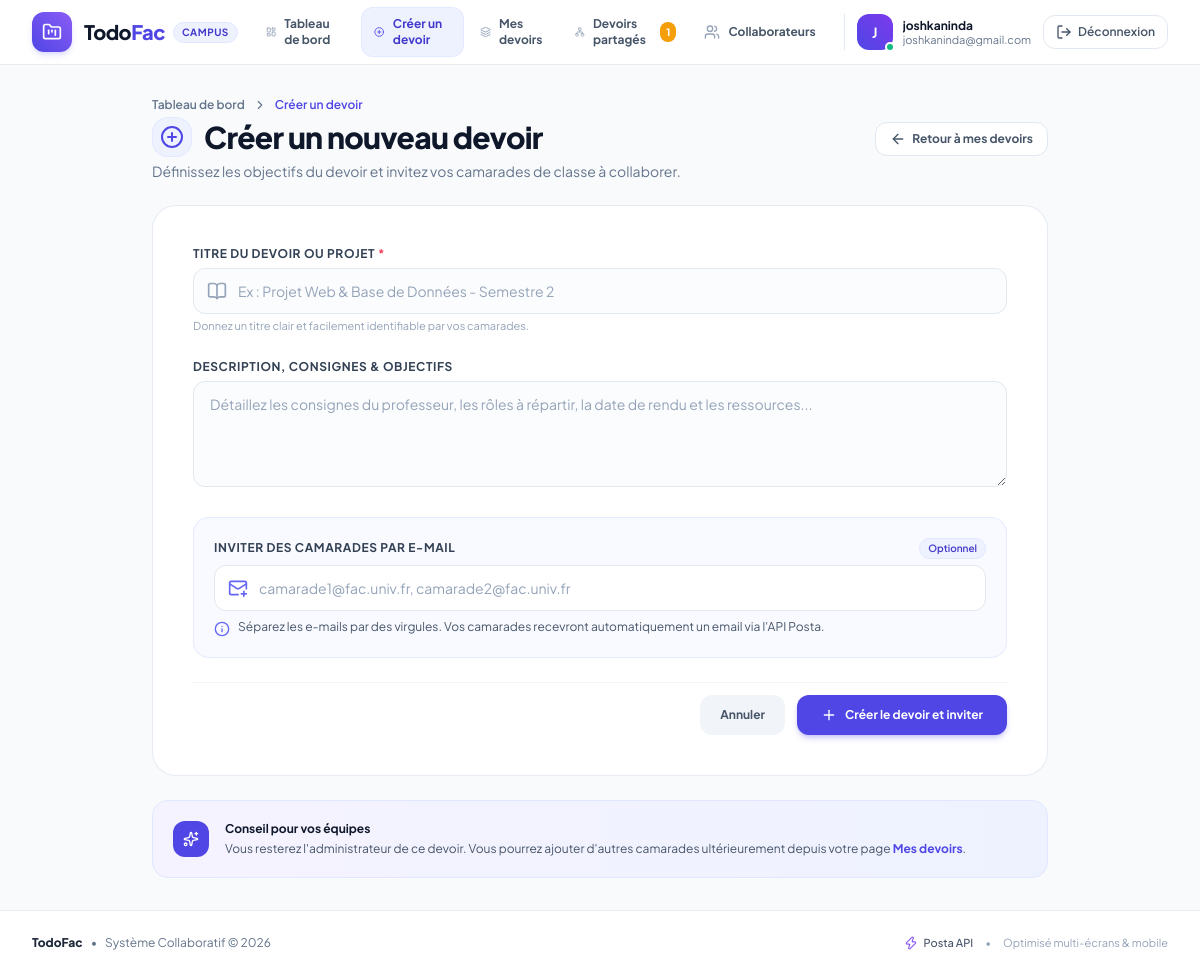
The app's page /creer-devoir (signed in) with its own data.
### app.py (models this page shows, shortened)
class User(UserMixin, db.Model):
    __tablename__ = "user"
    id = db.Column(db.Integer, primary_key=True)
    nom = db.Column(db.String(100), nullable=False)
    email = db.Column(db.String(120), unique=True, nullable=False, index=True)
    password_hash = db.Column(db.String(255), nullable=True)
    date_creation = db.Column(db.DateTime, default=lambda: datetime.now(timezone.utc))
    projets_administres = db.relationship(
        "Projet", backref="admin", lazy=True, cascade="all, delete-orphan"
    )
    participations = db.relationship(
        "Invitation", backref="user", lazy=True, cascade="all, delete-orphan"
    )

### app.py (the view, shortened to what this page needs)
@app.route("/creer-devoir", methods=["GET", "POST"])
@login_required
def creer_devoir():
    return render_template("creer_devoir.html")

### templates/creer_devoir.html (shortened to what this page needs)
{% extends "base.html" %}
{% block content %}
<div class="max-w-4xl mx-auto space-y-5 sm:space-y-6">
    <div class="flex flex-col sm:flex-row sm:items-center sm:justify-between gap-3 sm:gap-4">
        <div>
            <div class="flex items-center gap-2 text-xs font-semibold text-slate-500 mb-1">
                <a href="{{ url_for('index') }}" class="hover:text-indigo-600 transition">Tableau de bord</a>
                <i data-lucide="chevron-right" class="w-3.5 h-3.5"></i>
                <span class="text-indigo-600">Créer un devoir</span>
            </div>
            <h1 class="text-xl xs:text-2xl sm:text-3xl font-extrabold text-slate-900 tracking-tight flex items-center gap-2.5 sm:gap-3">
                <span class="w-9 h-9 sm:w-10 sm:h-10 rounded-xl sm:rounded-2xl bg-indigo-50 text-indigo-600 flex items-center justify-center border border-indigo-100/80 shrink-0">
                    <i data-lucide="plus-circle" class="w-5 h-5 sm:w-6 sm:h-6"></i>
                </span>
                <span>Créer un nouveau devoir</span>
            </h1>
            <p class="text-xs sm:text-sm text-slate-500 mt-1">
                Définissez les objectifs du devoir et invitez vos camarades de classe à collaborer.
            </p>
        </div>
        <a href="{{ url_for('mes_devoirs') }}" class="inline-flex items-center justify-center gap-1.5 px-3.5 py-2 rounded-xl text-xs font-bold text-slate-600 bg-white hover:bg-slate-100 border border-slate-200 shadow-2xs transition self-start sm:self-auto w-full sm:w-auto text-center">
            <i data-lucide="arrow-left" class="w-4 h-4"></i>
            <span>Retour à mes devoirs</span>
        </a>
    </div>
    <div class="bg-white rounded-2xl sm:rounded-3xl border border-slate-200/80 p-4 xs:p-6 sm:p-10 shadow-xs">
        <form action="{{ url_for('creer_devoir') }}" method="POST" class="space-y-5 sm:space-y-6">
            <div>
                <label for="titre" class="block text-xs font-bold uppercase tracking-wider text-slate-700 mb-1.5">
                    Titre du devoir ou projet <span class="text-rose-500">*</span>
                </label>
                <div class="relative">
                    <div class="absolute inset-y-0 left-0 pl-3.5 flex items-center pointer-events-none text-slate-400">
                        <i data-lucide="book-open" class="w-4 h-4 sm:w-5 sm:h-5"></i>
                    </div>
                    <input type="text"
                           id="titre"
                           name="titre"
                           required
                           autofocus
                           placeholder="Ex : Projet Web &amp; Base de Données - Semestre 2"
                           class="w-full pl-10 sm:pl-11 pr-4 py-2.5 sm:py-3 rounded-xl border border-slate-200 bg-slate-50/50 text-slate-900 text-base sm:text-sm focus:bg-white focus:ring-2 focus:ring-indigo-500/20 focus:border-indigo-600 outline-none transition-all placeholder:text-slate-400">
                </div>
                <p class="text-[11px] text-slate-400 mt-1">Donnez un titre clair et facilement identifiable par vos camarades.</p>
            </div>
            <div>
                <label for="description" class="block text-xs font-bold uppercase tracking-wider text-slate-700 mb-1.5">
                    Description, Consignes &amp; Objectifs
                </label>
                <textarea id="description"
                          name="description"
                          rows="4"
                          placeholder="Détaillez les consignes du professeur, les rôles à répartir, la date de rendu et les ressources..."
                          class="w-full px-3.5 sm:px-4 py-2.5 sm:py-3 rounded-xl border border-slate-200 bg-slate-50/50 text-slate-900 text-base sm:text-sm focus:bg-white focus:ring-2 focus:ring-indigo-500/20 focus:border-indigo-600 outline-none transition-all placeholder:text-slate-400"></textarea>
            </div>
            <div class="bg-indigo-50/40 rounded-2xl p-4 sm:p-5 border border-indigo-100/80">
                <div class="flex items-center justify-between mb-1.5">
                    <label for="emails" class="block text-xs font-bold uppercase tracking-wider text-slate-700">
                        Inviter des camarades par e-mail
                    </label>
                    <span class="text-[10px] font-semibold text-indigo-700 bg-indigo-50 px-2 py-0.5 rounded-full border border-indigo-100">
                        Optionnel
                    </span>
                </div>
                <div class="relative">
                    <div class="absolute inset-y-0 left-0 pl-3.5 flex items-center pointer-events-none text-slate-400">
                    </div>
                    <input type="text"
                           id="emails"
                           name="emails"
                           placeholder="camarade1@fac.univ.fr, camarade2@fac.univ.fr"
                           class="w-full pl-10 sm:pl-11 pr-4 py-2.5 sm:py-3 rounded-xl border border-slate-200 bg-white text-slate-900 text-base sm:text-sm focus:ring-2 focus:ring-indigo-500/20 focus:border-indigo-600 outline-none transition-all placeholder:text-slate-400">
                </div>
                <div class="mt-2 flex items-start gap-2 text-xs text-slate-600">
                    <i data-lucide="info" class="w-4 h-4 text-indigo-500 shrink-0 mt-0.5"></i>
                    <p class="text-[11px] sm:text-xs">
                        Séparez les e-mails par des virgules. Vos camarades recevront automatiquement un email via l'API Posta.
                    </p>
                </div>
            </div>
            <div class="pt-3 border-t border-slate-100 flex flex-col-reverse sm:flex-row items-stretch sm:items-center justify-end gap-2.5 sm:gap-3">
                <a href="{{ url_for('mes_devoirs') }}"
                   class="px-5 py-3 rounded-xl text-xs font-bold text-slate-600 hover:text-slate-800 bg-slate-100 hover:bg-slate-200 text-center transition">
                    Annuler
                </a>
                <button type="submit"
                        class="inline-flex items-center justify-center gap-2 px-6 py-3 rounded-xl text-xs font-bold text-white bg-indigo-600 hover:bg-indigo-700 shadow-md shadow-indigo-600/25 transition-all duration-200 active:scale-98">
                    <i data-lucide="plus" class="w-4 h-4"></i>
                    <span>Créer le devoir et inviter</span>
                </button>
            </div>
        </form>
    </div>
    <div class="bg-gradient-to-r from-violet-50 to-indigo-50 rounded-2xl border border-indigo-100 p-4 sm:p-5 flex items-start gap-3 sm:gap-4">
        <div class="w-8 h-8 sm:w-9 sm:h-9 rounded-xl bg-indigo-600 text-white flex items-center justify-center shrink-0">
            <i data-lucide="sparkles" class="w-4 h-4"></i>
        </div>
        <div class="text-xs text-slate-600 space-y-1">
            <h4 class="font-bold text-slate-900">Conseil pour vos équipes</h4>
            <p class="text-[11px] sm:text-xs">
                Vous resterez l'administrateur de ce devoir. Vous pourrez ajouter d'autres camarades ultérieurement depuis votre page <a href="{{ url_for('mes_devoirs') }}" class="font-bold text-indigo-600 hover:underline">Mes devoirs</a>.
            </p>
        </div>
    </div>
</div>
{% endblock %}

### templates/base.html (shortened to what this page needs)
<!DOCTYPE html>
<html lang="fr" class="h-full bg-slate-50/60">
<head>
    <script src="https://cdn.tailwindcss.com"></script>
</head>
<body class="min-h-full flex flex-col font-sans antialiased text-slate-800 bg-slate-50/50 selection:bg-indigo-500 selection:text-white pb-20 lg:pb-0">
    <header class="sticky top-0 z-40 bg-white/90 backdrop-blur-xl border-b border-slate-200/80 shadow-2xs">
        <div class="max-w-7xl mx-auto px-3.5 sm:px-6 lg:px-8">
            <div class="h-16 flex items-center justify-between gap-2 sm:gap-4">
                <div class="flex items-center gap-2.5 sm:gap-3 shrink-0">
                    <a href="{{ url_for('index') }}" class="flex items-center gap-2.5 sm:gap-3 group">
                        <div class="w-9 h-9 sm:w-10 sm:h-10 rounded-xl bg-gradient-to-tr from-indigo-600 to-violet-500 text-white flex items-center justify-center shadow-md shadow-indigo-500/20 group-hover:scale-105 transition-transform duration-200">
                            <i data-lucide="folder-kanban" class="w-5 h-5"></i>
                        </div>
                        <div class="flex items-center gap-1.5 sm:gap-2">
                            <span class="text-lg sm:text-xl font-extrabold tracking-tight text-slate-900">Todo<span class="text-indigo-600">Fac</span></span>
                            <span class="hidden xs:inline-flex items-center gap-1 text-[10px] font-bold uppercase tracking-wider bg-indigo-50 text-indigo-700 px-2 py-0.5 rounded-full border border-indigo-100">
                                Campus
                            </span>
                        </div>
                    </a>
                </div>
                <nav class="hidden lg:flex items-center gap-1">
                    <a href="{{ url_for('index') }}"
                       class="inline-flex items-center gap-2 px-3 py-2 rounded-xl text-xs font-bold transition-all duration-200 {% if request.endpoint == 'index' %}bg-indigo-50 text-indigo-700 border border-indigo-100/80 shadow-2xs{% else %}text-slate-600 hover:text-slate-900 hover:bg-slate-100/80{% endif %}">
                        <i data-lucide="layout-dashboard" class="w-4 h-4 {% if request.endpoint == 'index' %}text-indigo-600{% else %}text-slate-400{% endif %}"></i>
                        <span>Tableau de bord</span>
                    </a>
                    <a href="{{ url_for('creer_devoir') }}"
                       class="inline-flex items-center gap-2 px-3 py-2 rounded-xl text-xs font-bold transition-all duration-200 {% if request.endpoint == 'creer_devoir' %}bg-indigo-50 text-indigo-700 border border-indigo-100/80 shadow-2xs{% else %}text-slate-600 hover:text-slate-900 hover:bg-slate-100/80{% endif %}">
                        <i data-lucide="plus-circle" class="w-4 h-4 {% if request.endpoint == 'creer_devoir' %}text-indigo-600{% else %}text-slate-400{% endif %}"></i>
                        <span>Créer un devoir</span>
                    </a>
                    <a href="{{ url_for('mes_devoirs') }}"
                       class="inline-flex items-center gap-2 px-3 py-2 rounded-xl text-xs font-bold transition-all duration-200 {% if request.endpoint == 'mes_devoirs' %}bg-indigo-50 text-indigo-700 border border-indigo-100/80 shadow-2xs{% else %}text-slate-600 hover:text-slate-900 hover:bg-slate-100/80{% endif %}">
                        <i data-lucide="layers" class="w-4 h-4 {% if request.endpoint == 'mes_devoirs' %}text-indigo-600{% else %}text-slate-400{% endif %}"></i>
                        <span>Mes devoirs</span>
                    </a>
                    <a href="{{ url_for('devoirs_partages') }}"
                       class="inline-flex items-center gap-2 px-3 py-2 rounded-xl text-xs font-bold transition-all duration-200 {% if request.endpoint == 'devoirs_partages' %}bg-indigo-50 text-indigo-700 border border-indigo-100/80 shadow-2xs{% else %}text-slate-600 hover:text-slate-900 hover:bg-slate-100/80{% endif %}">
                        <i data-lucide="network" class="w-4 h-4 {% if request.endpoint == 'devoirs_partages' %}text-indigo-600{% else %}text-slate-400{% endif %}"></i>
                        <span>Devoirs partagés</span>
                        {% if pending_invitations_count and pending_invitations_count > 0 %}
                            <span class="inline-flex items-center justify-center px-1.5 py-0.5 text-[10px] font-extrabold bg-amber-500 text-white rounded-full animate-pulse">
                                {{ pending_invitations_count }}
                            </span>
                        {% endif %}
                    </a>
                    <a href="{{ url_for('collaborateurs') }}"
                       class="inline-flex items-center gap-2 px-3 py-2 rounded-xl text-xs font-bold transition-all duration-200 {% if request.endpoint == 'collaborateurs' %}bg-indigo-50 text-indigo-700 border border-indigo-100/80 shadow-2xs{% else %}text-slate-600 hover:text-slate-900 hover:bg-slate-100/80{% endif %}">
                        <i data-lucide="users" class="w-4 h-4 {% if request.endpoint == 'collaborateurs' %}text-indigo-600{% else %}text-slate-400{% endif %}"></i>
                        <span>Collaborateurs</span>
                    </a>
                </nav>
                <div class="flex items-center gap-2 sm:gap-3">
                    <div class="flex items-center gap-2 sm:gap-2.5 pl-2 sm:pl-3 sm:border-l sm:border-slate-200">
                        <div class="relative shrink-0">
                            <div class="w-8 h-8 sm:w-9 sm:h-9 rounded-xl bg-gradient-to-tr from-indigo-600 to-violet-600 text-white flex items-center justify-center font-bold text-xs sm:text-sm shadow-xs">
                                {{ current_user.nom[0]|upper }}
                            </div>
                            <span class="absolute -bottom-0.5 -right-0.5 w-2.5 h-2.5 bg-emerald-500 border-2 border-white rounded-full"></span>
                        </div>
                        <div class="hidden sm:block text-left min-w-0 max-w-[130px] md:max-w-[170px]">
                            <p class="text-xs font-bold text-slate-900 leading-tight truncate">{{ current_user.nom }}</p>
                            <p class="text-[11px] text-slate-500 leading-tight truncate" title="{{ current_user.email }}">{{ current_user.email }}</p>
                        </div>
                    </div>
                    <a href="{{ url_for('logout') }}"
                       title="Se déconnecter"
                       class="inline-flex items-center gap-1.5 text-xs font-semibold text-slate-600 hover:text-rose-600 bg-white hover:bg-rose-50 px-2.5 sm:px-3 py-2 rounded-xl border border-slate-200 hover:border-rose-200 transition-all shadow-2xs shrink-0">
                        <i data-lucide="log-out" class="w-4 h-4"></i>
                        <span class="hidden md:inline">Déconnexion</span>
                    </a>
                </div>
            </div>
        </div>
    </header>
    <main class="flex-grow max-w-7xl mx-auto px-3.5 sm:px-6 lg:px-8 py-5 sm:py-8 w-full space-y-5 sm:space-y-6">
        {% block content %}{% endblock %}
    </main>
    <footer class="bg-white border-t border-slate-200/80 py-6 text-xs text-slate-500 mt-auto">
        <div class="max-w-7xl mx-auto px-4 sm:px-6 lg:px-8 flex flex-col sm:flex-row items-center justify-between gap-3 text-center sm:text-left">
            <div class="flex items-center justify-center sm:justify-start gap-2 flex-wrap">
                <span class="font-extrabold text-slate-800">TodoFac</span>
                <span>&bull;</span>
                <span>Système Collaboratif &copy; 2026</span>
            </div>
            <div class="flex items-center justify-center sm:justify-end gap-3 text-slate-400 text-[11px]">
                <span class="flex items-center gap-1.5 text-slate-600 font-medium">
                    <i data-lucide="zap" class="w-3.5 h-3.5 text-violet-500"></i>
                    Posta API
                </span>
                <span>&bull;</span>
                <span>Optimisé multi-écrans &amp; mobile</span>
            </div>
        </div>
    </footer>
</body>
</html>

### records on screen
User: nom "J", nom "joshkaninda", email "joshkaninda@gmail.com"

### other values on screen
{{ pending_invitations_count }} "1"
